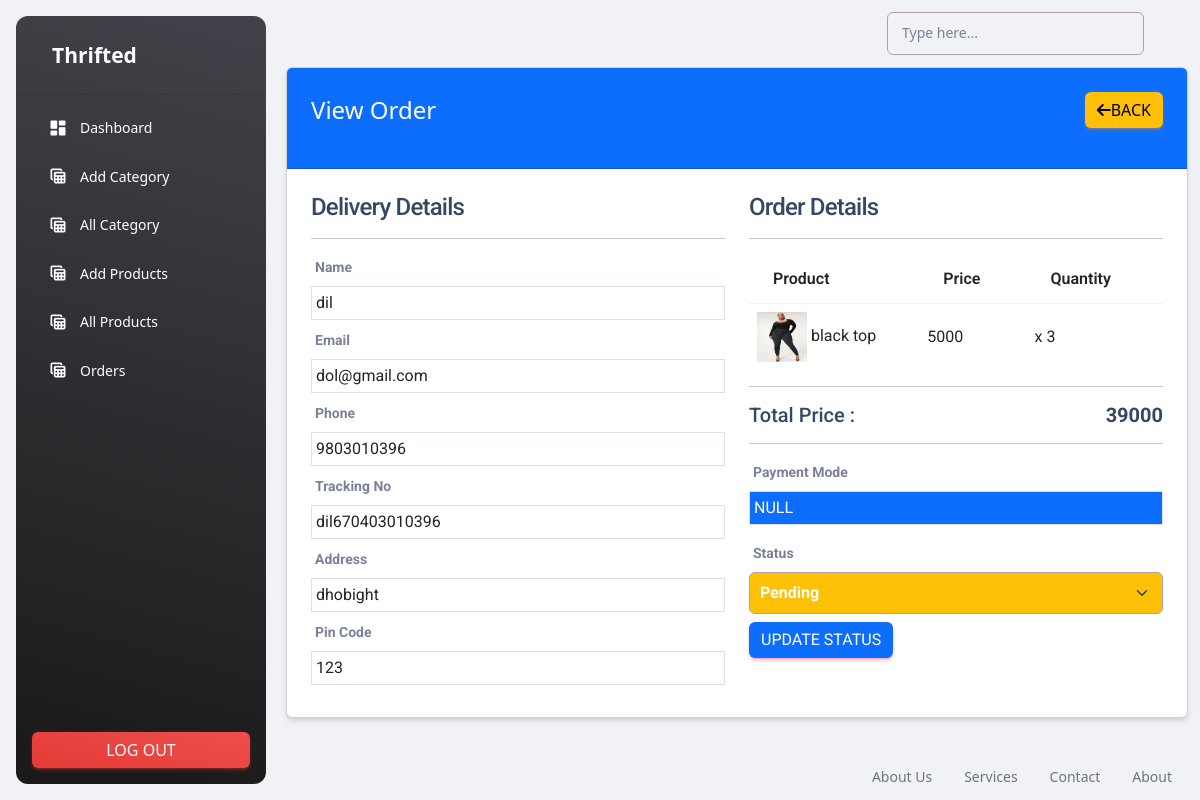
Page /admin/view-order.php?t=dil670403010396 (signed in) on the committed database.
### tables this page shows
CREATE TABLE `orders` (
  `id` int(11) NOT NULL,
  `tracking_no` varchar(255) NOT NULL,
  `user_id` int(191) NOT NULL,
  `name` varchar(255) NOT NULL,
  `email` varchar(255) NOT NULL,
  `phone` varchar(255) NOT NULL,
  `address` mediumtext NOT NULL,
  `pincode` int(191) NOT NULL,
  `total_price` int(191) NOT NULL,
  `payment_mode` varchar(191) NOT NULL,
  `payment_id` varchar(191) DEFAULT NULL,
  `status` tinyint(4) NOT NULL DEFAULT 0,
  `comments` varchar(255) DEFAULT NULL,
  `created_at` timestamp NOT NULL DEFAULT current_timestamp()
);

CREATE TABLE `products` (
  `id` int(11) NOT NULL,
  `category_id` int(11) NOT NULL,
  `name` varchar(255) NOT NULL,
  `slug` varchar(255) NOT NULL,
  `small_description` mediumtext NOT NULL,
  `description` mediumtext NOT NULL,
  `original_price` int(11) NOT NULL,
  `selling_price` int(11) NOT NULL,
  `image` varchar(255) NOT NULL,
  `qty` int(11) NOT NULL,
  `status` tinyint(4) NOT NULL,
  `trending` tinyint(4) NOT NULL,
  `meta_title` varchar(255) NOT NULL,
  `meta_keywords` mediumtext NOT NULL,
  `meta_description` mediumtext NOT NULL,
  `created_at` timestamp NOT NULL DEFAULT current_timestamp()
);

CREATE TABLE `order_items` (
  `id` int(11) NOT NULL,
  `order_id` int(191) NOT NULL,
  `prod_id` int(191) NOT NULL,
  `qty` int(191) NOT NULL,
  `price` int(191) NOT NULL,
  `created_at` timestamp NOT NULL DEFAULT current_timestamp()
);

### functions/myFunction.php (called while the page is built, shortened)
<?php
include('../config/dbcon.php');
function checkTrackingNoValid($trackingNo)
{
  global $con;
  $query = "SELECT * FROM orders WHERE tracking_no='$trackingNo' ";
  return $query_run = mysqli_query($con, $query);
}
?>

### admin/view-order.php (the view, shortened to what this page needs)
<?php
include('../middleware/adminMiddleware.php');
include('includes/header.php');
if(isset($_GET['t']))
{
    $tracking_no = $_GET['t'];
    $orderData = checkTrackingNoValid($tracking_no);
        ?>
       <?php
}
else
{
    ?>
        <h4>Something went wrong</h4>
    <?php
    die();
}
$data = mysqli_fetch_array($orderData);
?>
     <div class="container">
        <div class="row">
            <div class="col-md-12">
                            <div class="card">
                                <div class="card-header bg-primary">
                                   <span class="text-white fs-4">View Order</span>
                                    <a href="orders.php" class="btn btn-warning float-end"><i class="fa fa-arrow-left"></i>Back</a>
                                </div>
                                <div class="card-body">
                                    <div class="row">
                                        <div class="col-md-6">
                                            <h4>Delivery Details</h4>
                                            <hr>
                                            <div class="row">
                                                <div class="col-md-12 mb-2">
                                                    <label class="fw-bold">Name</label>
                                                    <div class="border p-1">
                                                        <?= $data['name']; ?>
                                                    </div>
                                                </div>
                                                <div class="col-md-12 mb-2">
                                                    <label class="fw-bold">Email</label>
                                                    <div class="border p-1">
                                                        <?= $data['email']; ?>
                                                    </div>
                                                </div>
                                                <div class="col-md-12 mb-2">
                                                    <label class="fw-bold">Phone</label>
                                                    <div class="border p-1">
                                                        <?= $data['phone']; ?>
                                                    </div>
                                                </div>
                                                <div class="col-md-12 mb-2">
                                                    <label class="fw-bold">Tracking No</label>
                                                    <div class="border p-1">
                                                        <?= $data['tracking_no']; ?>
                                                    </div>
                                                </div>
                                               <div class="col-md-12 mb-2">
                                                    <label class="fw-bold">Address </label>
                                                    <div class="border p-1">
                                                        <?= $data['address']; ?>
                                                    </div>
                                                </div>
                                                <div class="col-md-12 mb-2">
                                                    <label class="fw-bold">Pin Code </label>
                                                    <div class="border p-1">
                                                        <?= $data['pincode']; ?>
                                                    </div>
                                                </div>
                                            </div>
                                        </div>
                                        <div class="col-md-6">
                                            <h4 class="">Order Details</h4>
                                            <hr>
                                            <table class="table">
                                                <thead>
                                                    <tr>
                                                        <th>Product</th>
                                                        <th>Price</th>
                                                        <th>Quantity</th>
                                                    </tr>
                                                </thead>
                                                <tbody>
                                                        <?php
                                                        $order_query = "SELECT o.id as oid,o.tracking_no,o.user_id, oi.*,oi.qty as orderqty, p.* FROM orders o, order_items oi,
                                                        products p WHERE  oi.order_id=o.id AND p.id=oi.prod_id AND o.tracking_no ='$tracking_no'";
                                                        $order_query_run = mysqli_query($con, $order_query);
                                                        if(mysqli_num_rows($order_query_run) > 0)
                                                        {
                                                        foreach($order_query_run as $item)
                                                        {
                                                        ?>
                                                            <tr>
                                                                <td class="align-middle"> <img src="../uploads/<?= $item['image'];?>" alt="<?= $item['name']?>" width="50px" height="50px">
                                                                   <?= $item['name']?>
                                                                </td>
                                                                <td class="align-middle"><?= $item['price']?></td>
                                                                <td class="align-middle"> x <?= $item['orderqty']?></td>
                                                            </tr>
                                                        <?php
                                                        }
                                                        }
                                                        ?>
                                                </tbody>
                                            </table>
                                            <hr>
                                            <h5>Total Price : <span class="float-end fw-bold"><?= $data['total_price']; ?></span></h5>
                                            <hr>
                                            <label class="fw-bold">Payment Mode</label>
                                            <div class="border p-1 mb-3 bg-primary text-white">
                                                <?php if($data['payment_mode']=="COD"){ ?>
                                                    <h6 class="text-white mt-1">Cash on delivery</h6>
                                               <?php }
                                                else
                                                {
                                                    echo "NULL";
                                                } ?>
                                            </div>
                                            <label class="fw-bold"> Status</label>
                                               <div class="mb-3">
                                                    <form action="code.php" method="POST">
                                                        <select name="order_status" id=""  <?php if($data['status']==0){ ?>class="form-select bg-warning fw-bold text-white" <?php }else if($data['status']==1){ ?>class="form-select bg-success fw-bold text-white" <?php }else{ ?>class="form-select bg-danger fw-bold text-white" <?php } ?>>
                                                            <option value="0"  <?= $data['status'] == 0 ? "selected":"" ?>  style="background:white; color:black;">Pending</option>
                                                        </select>
                                                        <button type="submit" class="btn btn-primary mt-2" name="update_order_btn">Update Status</button>
                                                    </form>
                                            </div>
                                        </div>
                                    </div>
                                </div>
                            </div>
                    </div>
                </div>
            </div>
<?php include('includes/footer.php')   ?>

### admin/includes/header.php (style rules this page uses)
.form-select { border: 1px solid #b3a1a1 !important; padding: 8px 10px; }

### rows in the picture
orders: name "dil", email "dol@gmail.com", phone "9803010396", tracking_no "dil670403010396", address "dhobight", pincode "123", products.image (picture), products.name "black top", order_items.price "5000", order_items.qty "3", total_price "39000", order_status "Pending"
